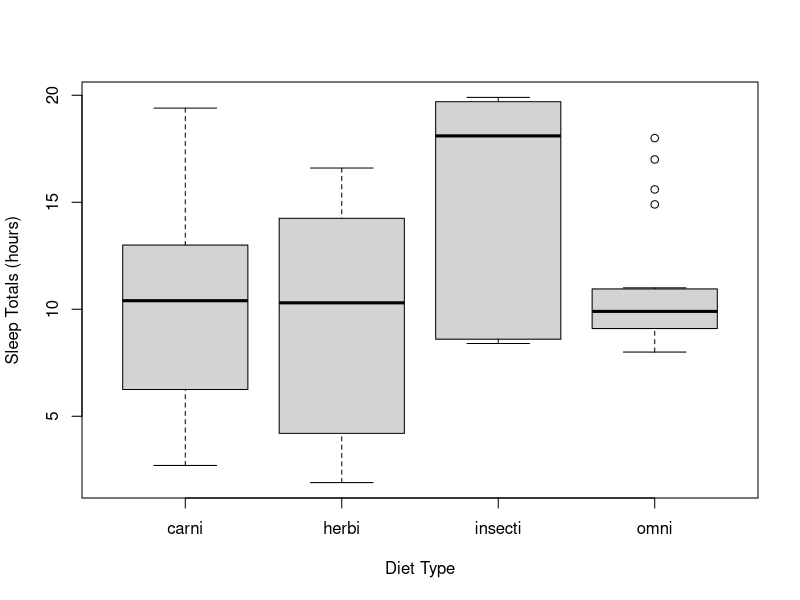
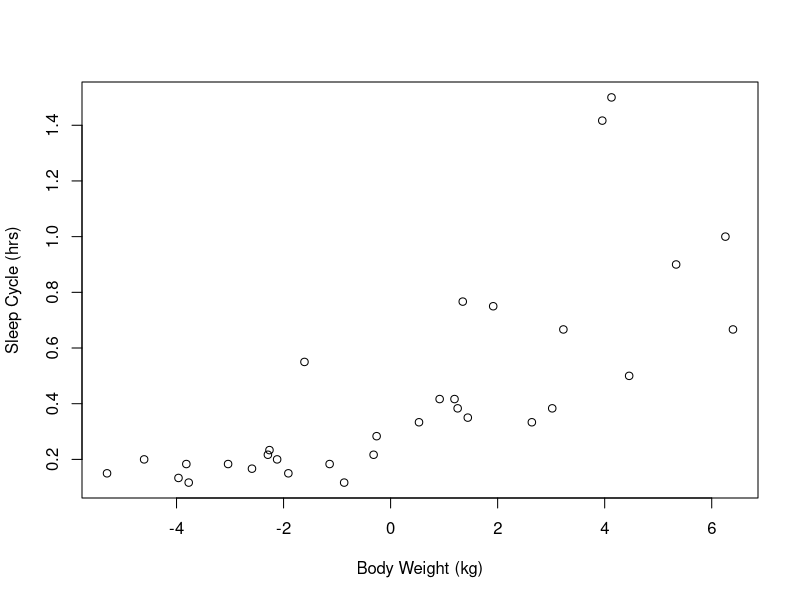
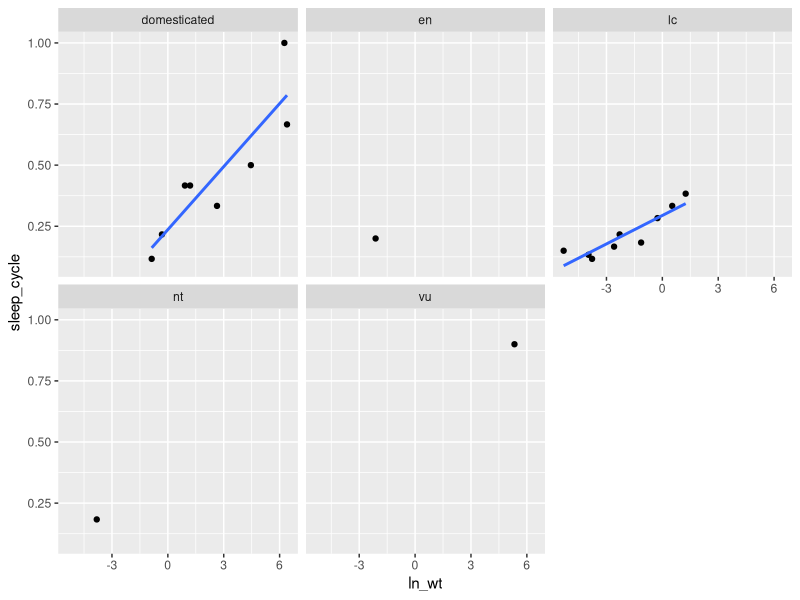

Here is the R script that generated these plots, in order:
# NR995 Module 9 problem set
# Using GitHub, plots, functions
# Erica Holme, Katie Moran, students
# Last modified: Oct 23 2017

## load mammal sleep dataset through ggplot 2 package
library(ggplot2)
data(msleep)
?msleep
head(msleep)
str(msleep)
summary(msleep)

## determine number of diet types in msleep
unique(msleep$vore)
length(unique(msleep$vore))
# there are 4 diet types (carni, omni, herbi, and insecti) as well as NAs

# visually determine whether sleep totals vary by diet type
msleep2 <- msleep[!is.na(msleep$vore), ] #remove rows with no "vore" data
unique(msleep2$vore) # no longer NAs in vore column
boxplot(msleep$sleep_total ~ msleep$vore, ylab = "Sleep Totals (hours)", 
        xlab = "Diet Type")

# The insect eating mammals appear to sleep more than the other other diet types,
# although there is overlap between the plots and error bars, indicating that the
# results are not significant. Carnivores, herbivores, and omnivores sleep about
# the same amount on average, although there is wide variation between the ranges.
# Omnivores exhibit less variation in total sleep hours between species, but there
# are some observations well above the normal range (4 "outliers" to investigate)

# Create plot of natural log of body weight and sleep cycle
plot(log(msleep$bodywt[msleep$sleep_cycle != "NA"]), 
     msleep$sleep_cycle[msleep$sleep_cycle != "NA"], ylab = "Sleep Cycle (hrs)",
     xlab = "Body Weight (kg)")

## Produce the same with ggplot() with separate panels for conservation status,
## excluding species with incomplete data, including a trend line for each

## Add a natural log column for easier ggplot use
msleep$ln_wt <- log(msleep$bodywt)

head(msleep)
str(msleep)
summary(msleep)

## I found a new way to remove rows with any NAs in them, useful for this question
ms.alldata <- msleep[complete.cases(msleep), ]

ms.alldata
str(ms.alldata)
summary(ms.alldata) 
## checking that complete.cases worked correctly

ggplot(data = ms.alldata, aes(x = ln_wt, y = sleep_cycle, group = conservation)) +
  geom_point() +
  facet_wrap( ~ conservation) +
  stat_smooth(method="lm", se=F)

## The relationship between weight and sleep cycle length is positive in the first
## plot. This trend is the same for species within the domesticated and least concern
## conservation categories, though the domesticated relationship is much steeper
## than in the general plot and the least concern plot. For endangered, vulnerable,
## and near threatened species, there is not enough data to discern a trend. This
## would make sense because we have more abundant lc and domesticated animals to 
## observe, and domesticated animals span in size from small to pretty large, so 
## the trend makes sense. In this data the following are true:

dom <- msleep[msleep$conservation == "domesticated", ]
lc <- msleep[msleep$conservation == "lc", ]
max(dom$bodywt, na.rm = TRUE) #600 kg max domesticated weight
max(lc$bodywt, na.rm = TRUE) #85 kg max lc weight

## which also verifies the steepness of the trend in comparison. 


